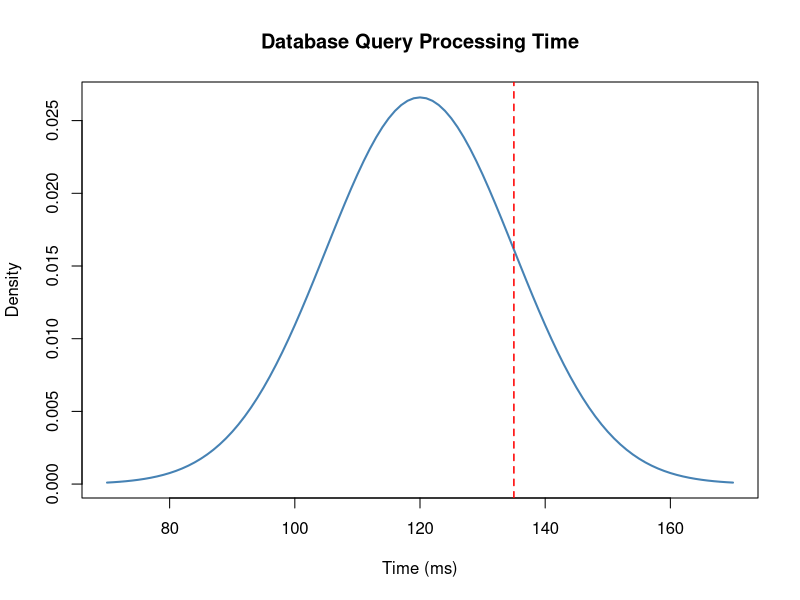

The R script that drew this image:
## ---- chunk 1
knitr::opts_chunk$set(echo = TRUE)
## ---- chunk 2
x <- 1:4
weights <- 2 * x + 1

# (a) Solve for k and calculate PMF
k <- 1 / sum(weights)
pmf <- k * weights

# Sanity check: ensure valid PMF
stopifnot(all.equal(sum(pmf), 1))

# (b) Expected Value E[X] & Variance Var(X)
E_X <- sum(x * pmf)
E_X2 <- sum((x^2) * pmf)
Var_X <- E_X2 - (E_X)^2

# (c) P(X >= 3)
p_ge_3 <- sum(pmf[x >= 3])

# Output results
cat("a) Constant k =", k, "(or 1/24)\n")
cat("b) E[X] =", round(E_X, 4), "| Var(X) =", round(Var_X, 4), "\n")
cat("c) P(X >= 3) =", round(p_ge_3, 4), "\n")
## ---- chunk 3
n <- 20
p <- 0.08

# (a) Exactly 2 malicious requests
p_eq_2 <- dbinom(2, size = n, prob = p)

# (b) At least 3 malicious requests
p_ge_3 <- pbinom(2, size = n, prob = p, lower.tail = FALSE)

# (c) Mean and Standard Deviation
mean_x <- n * p
sd_x <- sqrt(n * p * (1 - p))

# Output results
cat("a) P(X = 2) =", round(p_eq_2, 4), "\n")
cat("b) P(X >= 3) =", round(p_ge_3, 4), "\n")
cat("c) Mean =", round(mean_x, 4), "| Standard Deviation =", round(sd_x, 4), "\n")
## ---- chunk 4
# (a) Exactly 6 hits in 1 minute
p_eq_6 <- dpois(6, lambda = 4.5)

# (b) At most 2 hits in 1 minute
p_le_2 <- ppois(2, lambda = 4.5)

# (c) More than 10 hits in 2 minutes (scaled lambda = 9.0)
p_gt_10 <- ppois(10, lambda = 9.0, lower.tail = FALSE)

# Output results
cat("a) P(X = 6) =", round(p_eq_6, 4), "\n")
cat("b) P(X <= 2) =", round(p_le_2, 4), "\n")
cat("c) P(Y > 10) =", round(p_gt_10, 4), "\n")
## ---- chunk 5
mu <- 120
sigma <- 15

# (a) P(X > 135)
p_gt_135 <- pnorm(135, mean = mu, sd = sigma, lower.tail = FALSE)

# (b) P(100 <= X <= 130)
p_between <- pnorm(130, mean = mu, sd = sigma) - pnorm(100, mean = mu, sd = sigma)

# (c) 95th Percentile
p95 <- qnorm(0.95, mean = mu, sd = sigma)

# Output results
cat("a) P(X > 135) =", round(p_gt_135, 4), "\n")
cat("b) P(100 <= X <= 130) =", round(p_between, 4), "\n")
cat("c) 95th Percentile =", round(p95, 4), "ms\n")

# Density visualization
curve(dnorm(x, mean = mu, sd = sigma), from = 70, to = 170, 
      main = "Database Query Processing Time",
      xlab = "Time (ms)", ylab = "Density", col = "steelblue", lwd = 2)
abline(v = 135, col = "red", lty = 2, lwd = 1.5)
